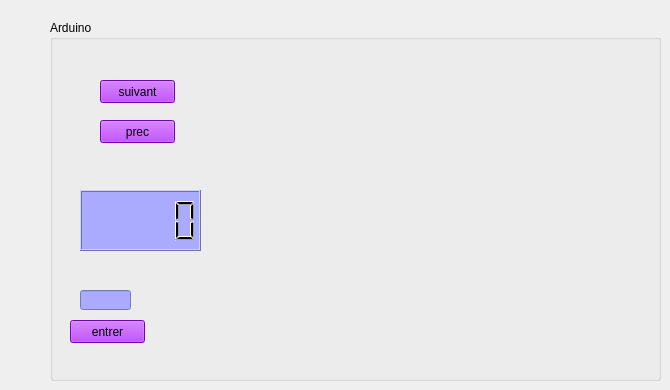
                <widget class="QWidget" name="tab_13">
                 <attribute name="title">
                  <string>arduino</string>
                 </attribute>
                 <widget class="QGroupBox" name="groupBox_34">
                  <property name="geometry">
                   <rect>
                    <x>50</x>
                    <y>20</y>
                    <width>611</width>
                    <height>361</height>
                   </rect>
                  </property>
                  <property name="styleSheet">
                   <string notr="true">
font: 75 10pt &quot;Myanmar Text&quot;;</string>
                  </property>
                  <property name="title">
                   <string>Arduino</string>
                  </property>
                  <widget class="QPushButton" name="suivantaHER">
                   <property name="geometry">
                    <rect>
                     <x>50</x>
                     <y>60</y>
                     <width>75</width>
                     <height>23</height>
                    </rect>
                   </property>
                   <property name="styleSheet">
                    <string notr="true">font: 75 10pt &quot;Myanmar Text&quot;;
color: rgb(0, 0, 0);
background-color: rgb(170, 0, 255);</string>
                   </property>
                   <property name="text">
                    <string>suivant</string>
                   </property>
                  </widget>
                  <widget class="QPushButton" name="prec">
                   <property name="geometry">
                    <rect>
                     <x>50</x>
                     <y>100</y>
                     <width>75</width>
                     <height>23</height>
                    </rect>
                   </property>
                   <property name="styleSheet">
                    <string notr="true">font: 75 10pt &quot;Myanmar Text&quot;;
color: rgb(0, 0, 0);
background-color: rgb(170, 0, 255);</string>
                   </property>
                   <property name="text">
                    <string>prec</string>
                   </property>
                  </widget>
                  <widget class="QLCDNumber" name="lcd">
                   <property name="geometry">
                    <rect>
                     <x>30</x>
                     <y>170</y>
                     <width>121</width>
                     <height>61</height>
                    </rect>
                   </property>
                   <property name="styleSheet">
                    <string notr="true">background-color: rgb(170, 170, 255);</string>
                   </property>
                  </widget>
                  <widget class="QLabel" name="label_137">
                   <property name="geometry">
                    <rect>
                     <x>10</x>
                     <y>270</y>
                     <width>47</width>
                     <height>14</height>
                    </rect>
                   </property>
                   <property name="text">
                    <string/>
                   </property>
                  </widget>
                  <widget class="QLineEdit" name="lineEntrer">
                   <property name="geometry">
                    <rect>
                     <x>30</x>
                     <y>270</y>
                     <width>51</width>
                     <height>20</height>
                    </rect>
                   </property>
                   <property name="styleSheet">
                    <string notr="true">background-color: rgb(170, 170, 255);</string>
                   </property>
                   <property name="maxLength">
                    <number>4</number>
                   </property>
                  </widget>
                  <widget class="QPushButton" name="entrer">
                   <property name="geometry">
                    <rect>
                     <x>20</x>
                     <y>300</y>
                     <width>75</width>
                     <height>23</height>
                    </rect>
                   </property>
                   <property name="styleSheet">
                    <string notr="true">font: 75 10pt &quot;Myanmar Text&quot;;
color: rgb(0, 0, 0);
background-color: rgb(170, 0, 255);</string>
                   </property>
                   <property name="text">
                    <string>entrer</string>
                   </property>
                  </widget>
                 </widget>
                </widget>
